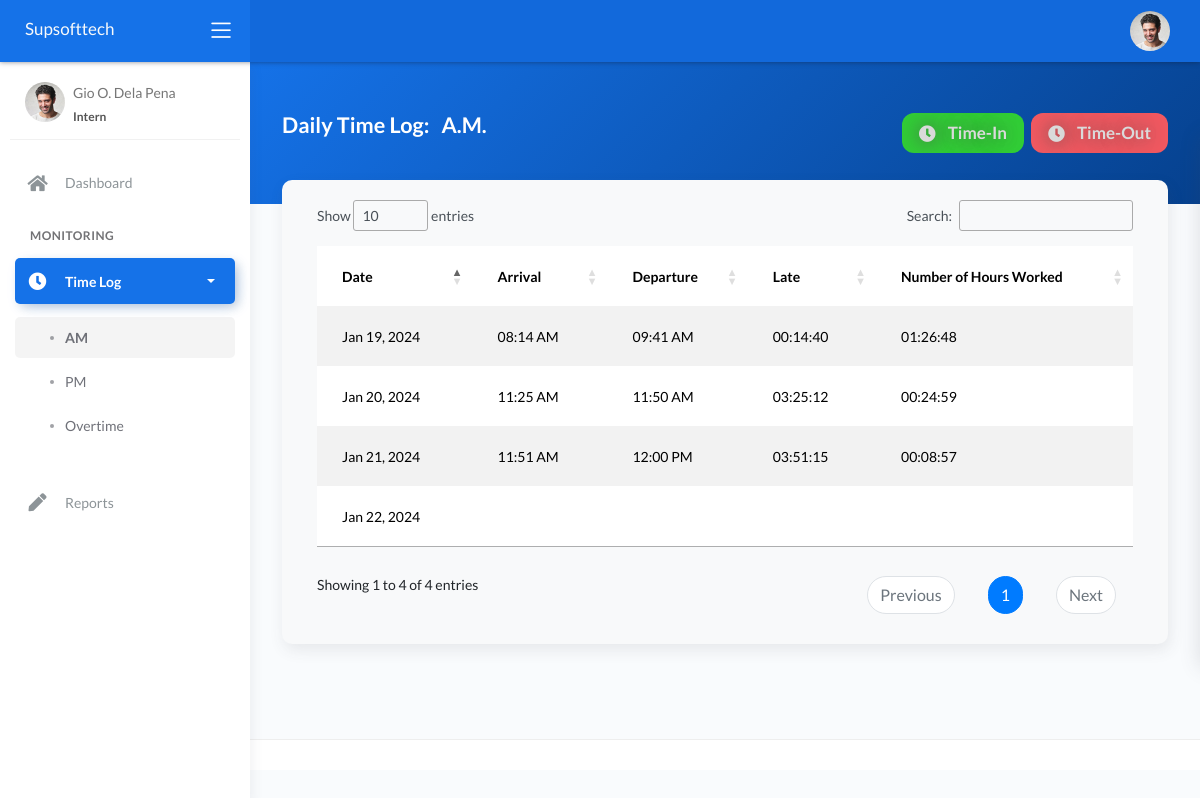
/authenticated/timeLog_am.php (signed in), run on the app's committed database.
### tables this page shows
CREATE TABLE `interns` (
  `id` int(11) NOT NULL,
  `user_id` int(11) NOT NULL,
  `firstname` varchar(199) NOT NULL,
  `middlename` varchar(199) NOT NULL,
  `lastname` varchar(199) NOT NULL,
  `gender` enum('Male','Female') NOT NULL,
  `birthdate` date NOT NULL,
  `email` varchar(199) NOT NULL,
  `status` int(1) NOT NULL COMMENT '0 = Out\r\n1 = In',
  `overtime_status` int(1) NOT NULL COMMENT '0=Off\r\n1=On',
  `avatar` varchar(199) DEFAULT NULL,
  `target_hours` time NOT NULL,
  `completed_hours` time NOT NULL,
  `remaining_hours` time NOT NULL,
  `total_hours_worked_am` time NOT NULL,
  `total_hours_worked_pm` time NOT NULL,
  `total_overtime` time NOT NULL
);

CREATE TABLE `daily_time_records` (
  `id` int(11) NOT NULL,
  `intern_id` int(11) NOT NULL,
  `arrival_am` time DEFAULT NULL,
  `departure_am` time DEFAULT NULL,
  `late_am` time DEFAULT NULL,
  `worked_hours_am` time DEFAULT NULL,
  `arrival_pm` time DEFAULT NULL,
  `departure_pm` time DEFAULT NULL,
  `late_pm` time DEFAULT NULL,
  `worked_hours_pm` time DEFAULT NULL,
  `overtime_start` time DEFAULT NULL,
  `overtime_end` time DEFAULT NULL,
  `overtime_duration` time DEFAULT NULL,
  `date` date NOT NULL DEFAULT current_timestamp()
);

### backend/conn.php (called while the page is built, shortened)
<?php
class DBConnection{
    private $host = "localhost";
    private $username = "root";
    private $password = "";
    private $database = "core_idtr_system";
    public $conn;
    public function __construct(){
        if(!isset($this->conn)){
            $this->conn = new mysqli($this->host, $this->username, $this->password, $this->database);
            $this->conn->query("UPDATE interns SET remaining_hours = TIMEDIFF(target_hours, completed_hours)");
        }
    }
}
?>

### backend/const.php (called while the page is built, shortened)
<?php
require_once('conn.php');
$db = new DBConnection();
$getUserDetailsQry = "SELECT * FROM interns WHERE user_id = ? LIMIT 1";
$getUserDetails = $db->conn->prepare($getUserDetailsQry);
$getUserDetails->bind_param('s', $_SESSION['id']);
$getUserDetails->execute();
$userDetails = $getUserDetails->get_result();
$userDetails = $userDetails->fetch_assoc();
$currentTime = date('H:i:s');
$formattedCurrentTime = date('h:i A');
$currentDate = date('Y-m-d');
$intern_id = $userDetails['id'];
$firstname = $userDetails['firstname'];
$middlename = $userDetails['middlename'];
$lastname = $userDetails['lastname'];
?>

### authenticated/timeLog_am.php (the view, shortened to what this page needs)
<?php require_once('../inc/header.php'); ?>
	<div class="wrapper">
		<div class="main-header">
			<?php require_once('../inc/logo-header.php'); ?>
			<?php require_once('../inc/nav-header.php'); ?>
		</div>
		<?php require_once('../inc/nav-sidebar.php'); ?>
		<div class="main-panel">
			<div class="content">
				<div class="panel-header bg-primary-gradient">
					<div class="page-inner py-5">
						<div class="d-flex justify-content-between align-items-md-center flex-column flex-md-row">
							<div>
								<h2 class="text-white pb-2 fw-bold">Daily Time Log: <span class="ml-2">A.M.</span></h2>
							</div>
							<div class="d-flex" style="gap:7px;">
								<div>
									<button class="log bg-success" onclick="handleTimeIn(<?= $intern_id ?>, '<?= $currentTime ?>', '<?= $currentDate ?>', '<?= $formattedCurrentTime ?>')">
										<span><i class="fas fa-clock"></i> Time-In</span>
									</button>
								</div>
								<div>
									<button class="log bg-danger" onclick="handleTimeOut(<?= $intern_id ?>, '<?= $currentTime ?>', '<?= $currentDate ?>', '<?= $formattedCurrentTime ?>')">
										<span><i class="fas fa-clock"></i> Time-Out</span>
									</button>
								</div>
							</div>
						</div>
					</div>
				</div>
				<div class="page-inner mt--5">
					<div class="card bg-light" style="border-radius:10px;">
						<div class="card-body">
							<div class="table-responsive">
								<table id="dailyTimeLog" class="table table-striped table-hover" style="width:100%;">
									<thead>
										<tr>
											<th>Date</th>
											<th>Arrival</th>
											<th>Departure</th>
											<th>Late</th>
											<th>Number of Hours Worked</th>
										</tr>
									</thead>
									<tbody>
										<?php
											$fetchMyTimeLogQuesry = "SELECT * FROM `daily_time_records` WHERE intern_id = '$intern_id' ORDER BY date DESC";
											$result = $db->conn->query($fetchMyTimeLogQuesry);
											if ($result->num_rows > 0):
												while($row = $result->fetch_assoc()):
										?>
										<tr>
											<td><?= date_create($row['date'])->format('M d, Y') ?></td>
											<td><?= $row['arrival_am'] ? date_create($row['arrival_am'])->format('h:i A'):''; ?></td>
											<td><?= $row['departure_am'] ? date_create($row['departure_am'])->format('h:i A'):''; ?></td>
											<td><?= $row['late_am'] ?></td>
											<td><?= $row['worked_hours_am']; ?></td>
										</tr>
										<?php endwhile; else: ?>
										<tr>
											<td class="text-center" colspan="6">No Time Log.</td>
										</tr>
										<?php endif;?>
									</tbody>
								</table>
							</div>
						</div>
					</div>
				</div>
			</div>
			<footer class="footer">
			</footer>
		</div>
	</div>
<?php require_once('../inc/footer.php'); ?>

### inc/header.php (shortened to what this page needs)
<?php
require_once('../backend/const.php'); ?>
<!DOCTYPE html>
<html lang="en">
<head>
	<link href="https://cdn.jsdelivr.net/npm/bootstrap@5.3.2/dist/css/bootstrap.min.css" rel="stylesheet">
	<link rel="stylesheet" href="https://cdnjs.cloudflare.com/ajax/libs/font-awesome/6.5.1/css/all.min.css" />
    <link rel="stylesheet" type="text/css" href="https://cdn.datatables.net/1.11.5/css/jquery.dataTables.min.css">
	<link rel="stylesheet" href="../assets/css/bootstrap.min.css">
	<link rel="stylesheet" href="../assets/css/atlantis.min.css">
	<link rel="stylesheet" href="../assets/css/demo.css">
</head>
<body>

### inc/logo-header.php (shortened to what this page needs)
<div class="logo-header" data-background-color="blue">
    <a href="#" class="logo text-light">
        Supsofttech
    </a>
    <div class="nav-toggle">
        <button class="btn btn-toggle toggle-sidebar">
            <i class="icon-menu"></i>
        </button>
    </div>
</div>

### inc/nav-header.php (shortened to what this page needs)
<nav class="navbar navbar-header navbar-expand-lg" data-background-color="blue2">
    <div class="container-fluid">
        <div class="collapse" id="search-nav">
        </div>
        <ul class="navbar-nav topbar-nav ml-md-auto align-items-center">
            <li class="nav-item dropdown hidden-caret">
                <a class="dropdown-toggle profile-pic" data-toggle="dropdown" href="#" aria-expanded="false">
                    <div class="avatar-sm">
                        <img src="../assets/img/profile.jpg" alt="..." class="avatar-img rounded-circle">
                    </div>
                </a>
            </li>
        </ul>
    </div>
</nav>

### inc/nav-sidebar.php (shortened to what this page needs)
<?php
$currentPage = basename($_SERVER['PHP_SELF']);
?>
<div class="sidebar sidebar-style-2">
    <div class="sidebar-wrapper scrollbar scrollbar-inner">
        <div class="sidebar-content">
            <div class="user">
                <div class="avatar-sm float-left mr-2">
                    <img src="../assets/img/profile.jpg" alt="..." class="avatar-img rounded-circle">
                </div>
                <div class="info">
                    <a data-toggle="collapse" href="#collapseExample" aria-expanded="true">
                        <span>
                            <?= $firstname." ".substr($middlename, 0, 1).". ".$lastname; ?>
                            <span class="user-level">Intern</span>
                        </span>
                    </a>
                </div>
            </div>
            <ul class="nav nav-primary">
                <li class="nav-item <?= $currentPage=='index.php' ? 'active':'' ?>">
                    <a href="index.php" class="collapsed" aria-expanded="false">
                        <i class="fas fa-home"></i>
                        <p>Dashboard</p>
                    </a>
                </li>
                <li class="nav-section">
                    <h4 class="text-section">Monitoring</h4>
                </li>
                <li class="nav-item <?= $currentPage=='timeLog_am.php' || $currentPage=='timeLog_pm.php' || $currentPage=='overtime.php' ? 'active':'' ?>">
                    <a data-toggle="collapse" href="#timeLog" class="collapsed" aria-expanded="false">
                        <i class="fas fa-clock"></i>
                        <p>Time Log</p>
						<span class="caret"></span>
                    </a>
                    <div class="collapses" id="timeLog">
                        <ul class="nav nav-collapse" >
                            <li class=" <?= $currentPage=='timeLog_am.php' ? 'active':'' ?>">
                                <a href="timeLog_am.php">
                                    <span class="sub-item">AM</span>
                                </a>
                            </li>
                            <li class=" <?= $currentPage=='timeLog_pm.php' ? 'active':'' ?>">
                                <a href="timeLog_pm.php">
                                    <span class="sub-item">PM</span>
                                </a>
                            </li>
                            <li class=" <?= $currentPage=='overtime.php' ? 'active':'' ?>">
                                <a href="overtime.php">
                                    <span class="sub-item">Overtime</span>
                                </a>
                            </li>
                        </ul>
                    </div>
                </li>
                <li class="nav-item <?= $currentPage=='reports.php' ? 'active':'' ?>">
                    <a href="reports.php">
                        <i class="fas fa-pen"></i>
                        <p>Reports</p>
                    </a>
                </li>
            </ul>
        </div>
    </div>
</div>

### inc/footer.php (shortened to what this page needs)
</body>
</html>

### authenticated/timeLog_am.php (style rules this page uses)
.log { font-size: 17px; border-radius: 12px; color: rgb(218, 218, 218); border: none; padding: 2px; font-weight: 700; cursor: pointer; position: relative; overflow: hidden; transition: all 0.4s; }
.log span { border-radius: 10px; padding: 5px 15px; text-shadow: 0px 0px 20px #4b4b4b; width: 100%; display: flex; align-items: center; gap: 12px; color: inherit; transition: all 0.4s; }

### data on the page
interns: firstname "Gio", middlename "O", lastname "Dela Pena"
daily_time_records: date "Jan 22, 2024"
daily_time_records: date "Jan 21, 2024", arrival_am "11:51 AM", departure_am "12:00 PM", late_am "03:51:15", worked_hours_am "00:08:57"
daily_time_records: date "Jan 20, 2024", arrival_am "11:25 AM", departure_am "11:50 AM", late_am "03:25:12", worked_hours_am "00:24:59"
daily_time_records: date "Jan 19, 2024", arrival_am "08:14 AM", departure_am "09:41 AM", late_am "00:14:40", worked_hours_am "01:26:48"
